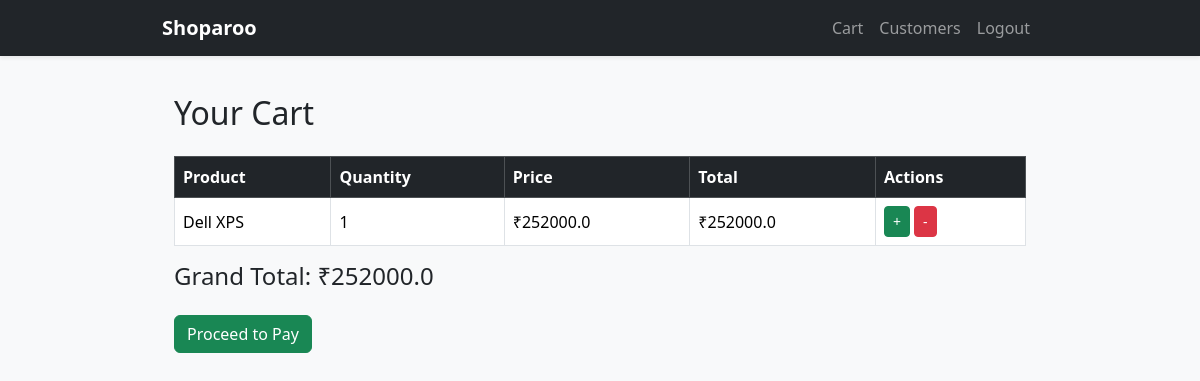
The page /products/cart/ (signed in) on the database its author committed.
### shop/models.py (models this page shows, shortened)
class CartItem(models.Model):
    user = models.ForeignKey(User, on_delete=models.CASCADE)
    product = models.ForeignKey(Product, on_delete=models.CASCADE)
    quantity = models.PositiveIntegerField(default=1)
    def total_price(self):
        return self.product.price * self.quantity

class Product(models.Model):
    name = models.CharField(max_length=100)
    description = models.TextField()
    price = models.FloatField()
    stock = models.IntegerField()
    image = models.ImageField(upload_to='products/', blank=True, null=True)

### shop/views.py (the view)
# urls.py: path('cart/', views.cart_view, name='cart'),
@login_required(login_url='/login/')
def cart_view(request):
    cart_items = CartItem.objects.filter(user=request.user)
    total_amount = sum(item.total_price() for item in cart_items)
    return render(request, 'cart.html', {'cart_items': cart_items, 'total_amount': total_amount})

### shop/templates/cart.html
{% extends "base.html" %}
{% block content %}
<div class="container mt-4">
  <h2 class="mb-4">Your Cart</h2>
  {% if cart_items %}
    <table class="table table-bordered">
      <thead class="table-dark">
        <tr>
          <th>Product</th>
          <th>Quantity</th>
          <th>Price</th>
          <th>Total</th>
          <th>Actions</th>
        </tr>
      </thead>
      <tbody>
        {% for item in cart_items %}
          <tr>
            <td>{{ item.product.name }}</td>
            <td>{{ item.quantity }}</td>
            <td>₹{{ item.product.price }}</td>
            <td>₹{{ item.total_price }}</td>
            <td>
              <a href="{% url 'increase_quantity' item.id %}" class="btn btn-sm btn-success">+</a>
              <a href="{% url 'decrease_quantity' item.id %}" class="btn btn-sm btn-danger">-</a>
            </td>
          </tr>
        {% endfor %}
      </tbody>
    </table>
    <h4 class="mt-3">Grand Total: ₹{{ total_amount }}</h4>
    <a href="{% url 'checkout' %}" class="btn btn-success mt-3">Proceed to Pay</a>
  {% else %}
    <p class="text-muted">Your cart is empty.</p>
  {% endif %}
</div>
{% endblock %}

### shop/templates/base.html (style rules this page uses)
body { padding-top: 70px; background-color: #f8f9fa; }
table th, table td { vertical-align: middle !important; }
.container { max-width: 900px; }

### rows shown on the page
CartItem: product.name "Dell XPS", quantity "1", product.price "252000.0", total_price "252000.0"

### other values the page prints
{{ total_amount }} "252000.0"
